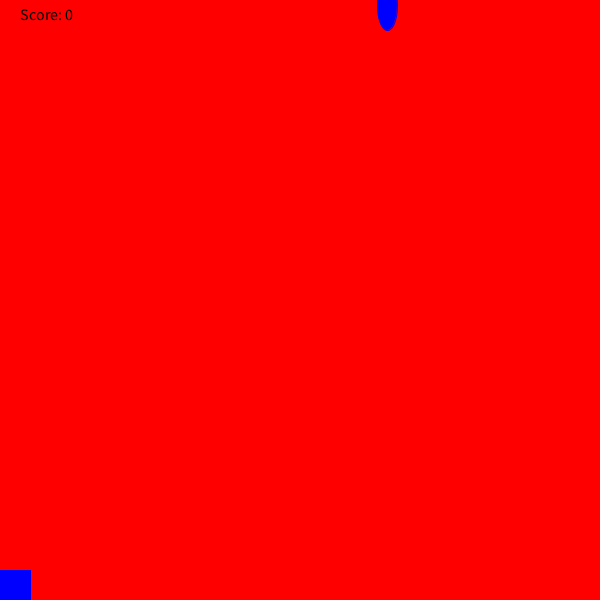
Frame 1 (no input)
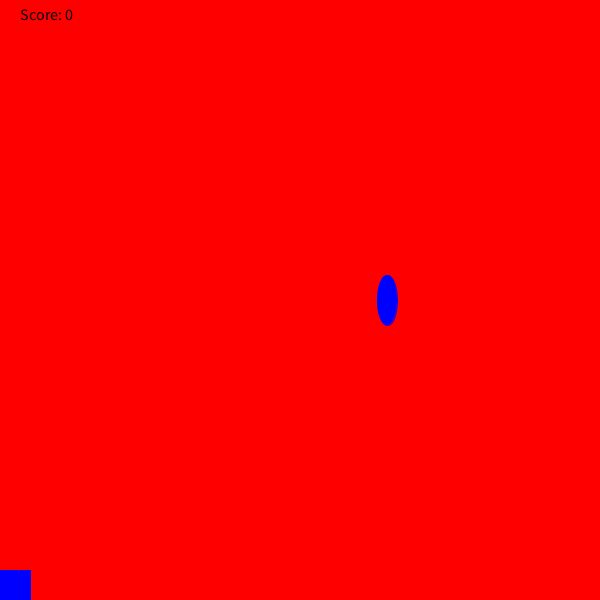
Frame 60 (the mouse pressed at the canvas centre just before this capture)
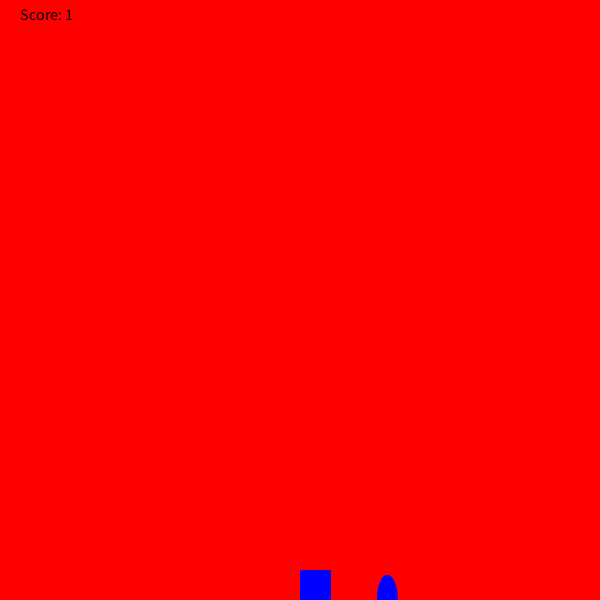
Frame 120 (the mouse held since frame 60 and released just before this capture)

The Processing sketch that drew these frames (run headless with seeded random() and noise(); from frame 60 on, the mouse is pressed at the canvas centre):

// Processing sketch: rainGame
// ── rainGame.pde
int y;
int x;
int score;
int z;
void setup(){
  size(600,600);
  background(255,0,0);
  x = (int) random(600);
  
}
void draw(){
 //x=500;
 fill(0,255,0);
 
  y+=5;
  fill(0,0,255);
  stroke(0,0,255);
  background(255,0,0);
   rect(mouseX,570,30,30);
  ellipse(x,y,20,50);
 if(y >=600){
   y=0;
    x = (int) random(600);
    z = 1;
    
}
fill(0, 0, 0);
textSize(16);
text("Score: " + score, 20, 20);
checkCatch(x,y,z);
}
void checkCatch(int x, int y, int z){
  if(x > mouseX-30 && x < mouseX+100 && y > 590){
    score++;
    
  }else if (score > 0 && y >=600){
      score--;
      z = 0;
    }
    println("Your score is now: " + score);
  }
